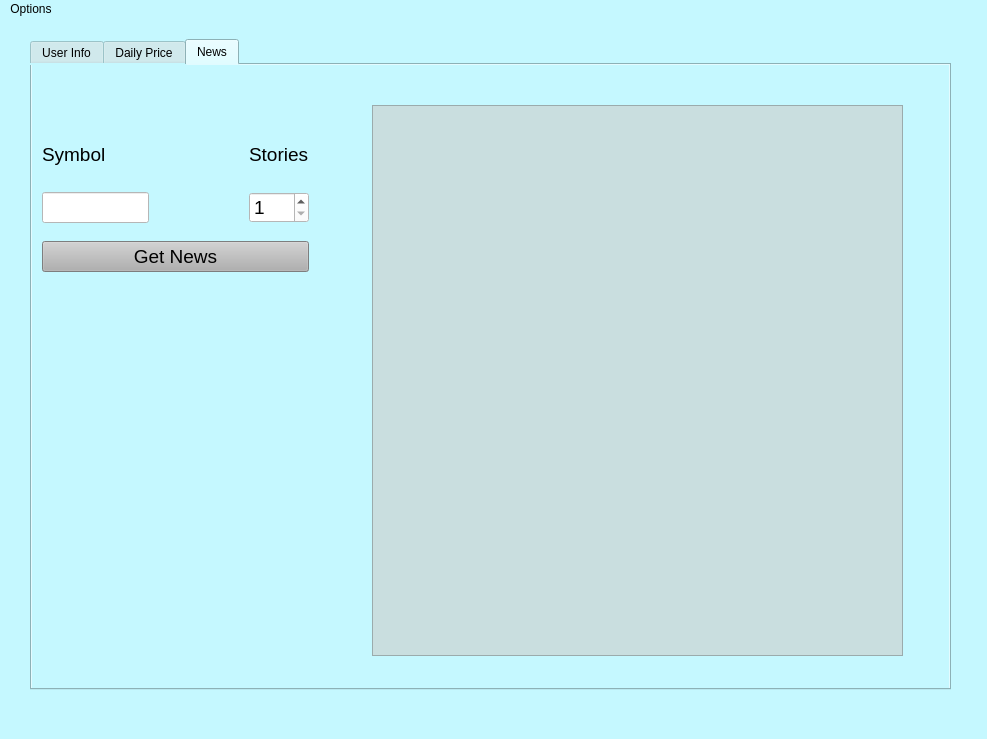
<?xml version="1.0" encoding="UTF-8"?>
<ui version="4.0">
 <class>Python_IEX_GUI</class>
 <widget class="QMainWindow" name="Python_IEX_GUI">
  <property name="geometry">
   <rect>
    <x>0</x>
    <y>0</y>
    <width>987</width>
    <height>739</height>
   </rect>
  </property>
  <property name="contextMenuPolicy">
   <enum>Qt::NoContextMenu</enum>
  </property>
  <property name="windowTitle">
   <string>Python IEX GUI</string>
  </property>
  <property name="styleSheet">
   <string notr="true">background-color: rgb(197, 248, 255);</string>
  </property>
  <widget class="QWidget" name="centralwidget">
   <widget class="QTabWidget" name="tabWidget">
    <property name="geometry">
     <rect>
      <x>30</x>
      <y>20</y>
      <width>921</width>
      <height>651</height>
     </rect>
    </property>
    <property name="contextMenuPolicy">
     <enum>Qt::NoContextMenu</enum>
    </property>
    <property name="autoFillBackground">
     <bool>false</bool>
    </property>
    <property name="currentIndex">
     <number>2</number>
    </property>
    <widget class="QWidget" name="tab_user">
     <attribute name="title">
      <string>User Info</string>
     </attribute>
     <widget class="QLabel" name="connection_status">
      <property name="geometry">
       <rect>
        <x>430</x>
        <y>70</y>
        <width>451</width>
        <height>41</height>
       </rect>
      </property>
      <property name="styleSheet">
       <string notr="true">font: 75 18pt &quot;MS Shell Dlg 2&quot;;
color: black;</string>
      </property>
      <property name="text">
       <string>STATUS: NOT CONNECTED</string>
      </property>
     </widget>
     <widget class="QWidget" name="verticalLayoutWidget">
      <property name="geometry">
       <rect>
        <x>50</x>
        <y>200</y>
        <width>281</width>
        <height>151</height>
       </rect>
      </property>
      <layout class="QVBoxLayout" name="verticalLayout">
       <item>
        <widget class="QLabel" name="label_5">
         <property name="styleSheet">
          <string notr="true">font: 75 10pt &quot;MS Shell Dlg 2&quot;;</string>
         </property>
         <property name="text">
          <string>Enter Publishable Token</string>
         </property>
        </widget>
       </item>
       <item>
        <widget class="QLineEdit" name="p_token">
         <property name="styleSheet">
          <string notr="true">background-color: rgb(255, 255, 255);</string>
         </property>
         <property name="text">
          <string>pk_23b0ae9746c642de9500a533c740e06a</string>
         </property>
        </widget>
       </item>
       <item>
        <widget class="QLabel" name="label_6">
         <property name="styleSheet">
          <string notr="true">font: 75 10pt &quot;MS Shell Dlg 2&quot;;</string>
         </property>
         <property name="text">
          <string>Enter Secret Token</string>
         </property>
        </widget>
       </item>
       <item>
        <widget class="QLineEdit" name="s_token">
         <property name="styleSheet">
          <string notr="true">background-color: rgb(255, 255, 255);</string>
         </property>
         <property name="text">
          <string>sk_d10d4c0690a04714b60381eb680bfb5d</string>
         </property>
        </widget>
       </item>
       <item>
        <widget class="QPushButton" name="connect_button">
         <property name="styleSheet">
          <string notr="true">font: 75 10pt &quot;MS Shell Dlg 2&quot;;
background-color: rgb(184, 184, 184);</string>
         </property>
         <property name="text">
          <string>Connect</string>
         </property>
        </widget>
       </item>
      </layout>
     </widget>
     <widget class="Line" name="line">
      <property name="geometry">
       <rect>
        <x>360</x>
        <y>30</y>
        <width>21</width>
        <height>551</height>
       </rect>
      </property>
      <property name="orientation">
       <enum>Qt::Vertical</enum>
      </property>
     </widget>
     <widget class="QTextBrowser" name="connection_browser">
      <property name="geometry">
       <rect>
        <x>460</x>
        <y>140</y>
        <width>311</width>
        <height>281</height>
       </rect>
      </property>
      <property name="styleSheet">
       <string notr="true">background-color: rgb(217, 217, 217);</string>
      </property>
      <property name="html">
       <string>&lt;!DOCTYPE HTML PUBLIC &quot;-//W3C//DTD HTML 4.0//EN&quot; &quot;http://www.w3.org/TR/REC-html40/strict.dtd&quot;&gt;
&lt;html&gt;&lt;head&gt;&lt;meta name=&quot;qrichtext&quot; content=&quot;1&quot; /&gt;&lt;style type=&quot;text/css&quot;&gt;
p, li { white-space: pre-wrap; }
&lt;/style&gt;&lt;/head&gt;&lt;body style=&quot; font-family:'MS Shell Dlg 2'; font-size:7.8pt; font-weight:400; font-style:normal;&quot;&gt;
&lt;p style=&quot; margin-top:12px; margin-bottom:0px; margin-left:0px; margin-right:0px; -qt-block-indent:0; text-indent:0px; line-height:115%; background-color:transparent;&quot;&gt;&lt;span style=&quot; font-size:12pt; font-weight:600; background-color:transparent;&quot;&gt;Initialize a connection in order to display user information&lt;/span&gt;&lt;/p&gt;
&lt;p style=&quot; margin-top:0px; margin-bottom:0px; margin-left:0px; margin-right:0px; -qt-block-indent:0; text-indent:0px;&quot;&gt;&lt;br /&gt;&lt;/p&gt;
&lt;p style=&quot; margin-top:12px; margin-bottom:0px; margin-left:0px; margin-right:0px; -qt-block-indent:0; text-indent:0px; line-height:115%; background-color:transparent;&quot;&gt;&lt;span style=&quot; font-size:10pt;&quot;&gt;All other actions that can be taken using this GUI must be done after successfully establishing a connection with the IEX REST API. &lt;/span&gt;&lt;/p&gt;
&lt;p style=&quot; margin-top:12px; margin-bottom:0px; margin-left:0px; margin-right:0px; -qt-block-indent:0; text-indent:0px; line-height:100%; background-color:transparent;&quot;&gt;&lt;span style=&quot; font-size:8pt;&quot;&gt;&lt;br /&gt;&lt;/span&gt;&lt;/p&gt;&lt;/body&gt;&lt;/html&gt;</string>
      </property>
     </widget>
    </widget>
    <widget class="QWidget" name="tab_daily">
     <attribute name="title">
      <string>Daily Price</string>
     </attribute>
     <widget class="QLabel" name="date_lbl">
      <property name="geometry">
       <rect>
        <x>160</x>
        <y>20</y>
        <width>91</width>
        <height>16</height>
       </rect>
      </property>
      <property name="text">
       <string>Enter Date</string>
      </property>
     </widget>
     <widget class="QPushButton" name="get_btn">
      <property name="geometry">
       <rect>
        <x>280</x>
        <y>50</y>
        <width>93</width>
        <height>21</height>
       </rect>
      </property>
      <property name="styleSheet">
       <string notr="true">border-width: 5px;
border-color: rgb(12, 255, 20);
background-color: rgb(246, 254, 255);
</string>
      </property>
      <property name="text">
       <string>Get Data</string>
      </property>
     </widget>
     <widget class="QLabel" name="sym_lbl">
      <property name="geometry">
       <rect>
        <x>20</x>
        <y>20</y>
        <width>81</width>
        <height>16</height>
       </rect>
      </property>
      <property name="text">
       <string>Enter Symbol</string>
      </property>
     </widget>
     <widget class="QLineEdit" name="sym_in">
      <property name="geometry">
       <rect>
        <x>20</x>
        <y>50</y>
        <width>113</width>
        <height>22</height>
       </rect>
      </property>
      <property name="styleSheet">
       <string notr="true">border-width: 5px;
border-color: rgb(12, 255, 20);
background-color: rgb(246, 254, 255);
</string>
      </property>
     </widget>
     <widget class="QDateEdit" name="date_in">
      <property name="geometry">
       <rect>
        <x>150</x>
        <y>50</y>
        <width>110</width>
        <height>22</height>
       </rect>
      </property>
      <property name="styleSheet">
       <string notr="true">border-width: 5px;
border-color: rgb(12, 255, 20);
background-color: rgb(246, 254, 255);
</string>
      </property>
     </widget>
     <widget class="MplGraph" name="MplGraph" native="true">
      <property name="geometry">
       <rect>
        <x>20</x>
        <y>100</y>
        <width>861</width>
        <height>431</height>
       </rect>
      </property>
      <property name="styleSheet">
       <string notr="true">background-color: rgb(170, 170, 170);</string>
      </property>
     </widget>
    </widget>
    <widget class="QWidget" name="tab_news">
     <attribute name="title">
      <string>News</string>
     </attribute>
     <widget class="QTextBrowser" name="news_browser">
      <property name="geometry">
       <rect>
        <x>340</x>
        <y>40</y>
        <width>531</width>
        <height>551</height>
       </rect>
      </property>
      <property name="styleSheet">
       <string notr="true">background-color: rgb(201, 222, 223);</string>
      </property>
     </widget>
     <widget class="QWidget" name="gridLayoutWidget">
      <property name="geometry">
       <rect>
        <x>10</x>
        <y>70</y>
        <width>267</width>
        <height>137</height>
       </rect>
      </property>
      <layout class="QGridLayout" name="gridLayout">
       <property name="sizeConstraint">
        <enum>QLayout::SetNoConstraint</enum>
       </property>
       <property name="horizontalSpacing">
        <number>100</number>
       </property>
       <property name="verticalSpacing">
        <number>18</number>
       </property>
       <item row="0" column="0">
        <widget class="QLabel" name="label">
         <property name="font">
          <font>
           <pointsize>14</pointsize>
          </font>
         </property>
         <property name="text">
          <string>Symbol</string>
         </property>
        </widget>
       </item>
       <item row="0" column="1">
        <widget class="QLabel" name="label_2">
         <property name="font">
          <font>
           <pointsize>14</pointsize>
          </font>
         </property>
         <property name="text">
          <string>Stories</string>
         </property>
        </widget>
       </item>
       <item row="1" column="0">
        <widget class="QLineEdit" name="news_sym">
         <property name="font">
          <font>
           <pointsize>14</pointsize>
          </font>
         </property>
         <property name="styleSheet">
          <string notr="true">background-color: rgb(255, 255, 255);</string>
         </property>
         <property name="text">
          <string/>
         </property>
        </widget>
       </item>
       <item row="1" column="1">
        <widget class="QSpinBox" name="num_stories">
         <property name="font">
          <font>
           <pointsize>14</pointsize>
          </font>
         </property>
         <property name="styleSheet">
          <string notr="true">background-color: rgb(255, 255, 255);</string>
         </property>
         <property name="minimum">
          <number>1</number>
         </property>
         <property name="maximum">
          <number>50</number>
         </property>
        </widget>
       </item>
       <item row="2" column="0" colspan="2">
        <widget class="QPushButton" name="news_button">
         <property name="font">
          <font>
           <pointsize>14</pointsize>
          </font>
         </property>
         <property name="styleSheet">
          <string notr="true">background-color: rgb(176, 176, 176);</string>
         </property>
         <property name="text">
          <string>Get News</string>
         </property>
        </widget>
       </item>
      </layout>
     </widget>
    </widget>
   </widget>
  </widget>
  <widget class="QStatusBar" name="statusbar"/>
  <widget class="QMenuBar" name="menubar">
   <property name="geometry">
    <rect>
     <x>0</x>
     <y>0</y>
     <width>987</width>
     <height>26</height>
    </rect>
   </property>
   <widget class="QMenu" name="menuOptions">
    <property name="title">
     <string>Options</string>
    </property>
    <addaction name="actionTrade"/>
    <addaction name="actionDie"/>
   </widget>
   <addaction name="menuOptions"/>
  </widget>
  <action name="actionTrade">
   <property name="text">
    <string>Trade</string>
   </property>
  </action>
  <action name="actionDie">
   <property name="text">
    <string>Die</string>
   </property>
  </action>
 </widget>
 <customwidgets>
  <customwidget>
   <class>MplGraph</class>
   <extends>QWidget</extends>
   <header>mplgraph.h</header>
   <container>1</container>
  </customwidget>
 </customwidgets>
 <resources/>
 <connections/>
</ui>
